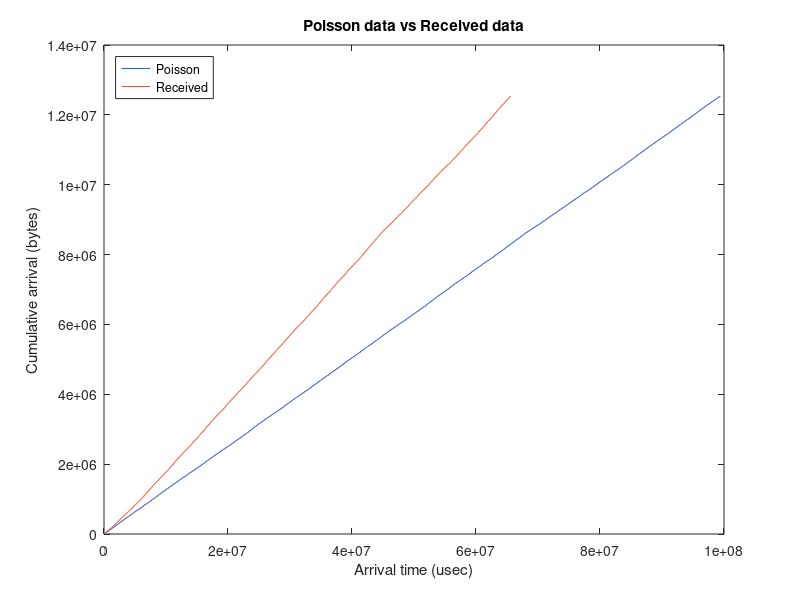

MATLAB code to generate this figure:
clc;clear all;
%%%%%%%%%%%%%%%%%%%%%%%%%%%%%%%%%%%%%%%%%%%%%%%%%%%%%%%%%%%%%%%%%%%
%Reading data from a file
%Note that time is in micro seconds and packetsize is in Bytes
%%%%%%%%%%%%%%%%%%%%%%%%%%%%%%%%%%%%%%%%%%%%%%%%%%%%%%%%%%%%%%%%%%%
[packet_no_s, time_s, packetsize_s] = textread('poisson3.txt', '%f %f %f');
[packet_no_r, time_r, packetsize_r] = textread('sink.txt', '%f %f %f');

% init cumulative arrays and set first to first packet size
count_s = max(packet_no_s);
count_r = max(packet_no_r);
cumulative_s = zeros(1,count_s);
cumulative_r = zeros(1,count_r);
cumulative_s(1) = packetsize_s(1);
cumulative_r(1) = packetsize_r(1);

i = 2;
while i <= count_s
    cumulative_s(i) = cumulative_s(i-1) + packetsize_s(i);
    i = i+1;
end
i = 2;
while i <= count_r
    cumulative_r(i) = cumulative_r(i-1) + packetsize_s(i);
    time_r(i) = time_r(i) + time_r(i-1);
    i = i+1;
end

% Plotting
figure(1); 
plot(time_s, cumulative_s, time_r, cumulative_r);
hleg1 = legend('Poisson', 'Received');
set(hleg1, 'Location', 'NorthWest');
title('Poisson data vs Received data');
xlabel('Arrival time (usec)');
ylabel('Cumulative arrival (bytes)');